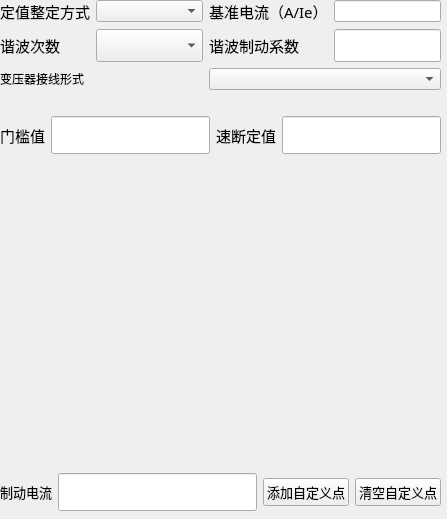
<?xml version="1.0" encoding="UTF-8"?>
<ui version="4.0">
 <class>QCharEditRadioHarmWidget</class>
 <widget class="QWidget" name="QCharEditRadioHarmWidget">
  <property name="geometry">
   <rect>
    <x>0</x>
    <y>0</y>
    <width>447</width>
    <height>519</height>
   </rect>
  </property>
  <property name="windowTitle">
   <string>QCharEditRadioHarmWidget</string>
  </property>
  <widget class="QWidget" name="layoutWidget">
   <property name="geometry">
    <rect>
     <x>0</x>
     <y>0</y>
     <width>441</width>
     <height>511</height>
    </rect>
   </property>
   <layout class="QVBoxLayout" name="m_mainVerticalLayout">
    <item>
     <layout class="QGridLayout" name="gridLayout_4">
      <item row="0" column="1">
       <widget class="QDataTypeComboBox" name="m_cbSettingMinAxis"/>
      </item>
      <item row="2" column="3">
       <widget class="QSttLineEdit" name="m_editHarmCoef">
        <property name="font">
         <font>
          <pointsize>16</pointsize>
         </font>
        </property>
       </widget>
      </item>
      <item row="0" column="2">
       <widget class="QLabel" name="m_lbInSet">
        <property name="font">
         <font>
          <family>Agency FB</family>
          <pointsize>11</pointsize>
          <weight>50</weight>
          <italic>false</italic>
          <bold>false</bold>
         </font>
        </property>
        <property name="styleSheet">
         <string notr="true"/>
        </property>
        <property name="text">
         <string>基准电流（A/Ie）</string>
        </property>
       </widget>
      </item>
      <item row="0" column="3">
       <widget class="QSttLineEdit" name="m_editInSet"/>
      </item>
      <item row="2" column="0">
       <widget class="QLabel" name="m_lbHarmIndex">
        <property name="font">
         <font>
          <family>Agency FB</family>
          <pointsize>11</pointsize>
          <weight>50</weight>
          <italic>false</italic>
          <bold>false</bold>
         </font>
        </property>
        <property name="styleSheet">
         <string notr="true"/>
        </property>
        <property name="text">
         <string>谐波次数</string>
        </property>
        <property name="alignment">
         <set>Qt::AlignLeading|Qt::AlignLeft|Qt::AlignVCenter</set>
        </property>
       </widget>
      </item>
      <item row="2" column="1">
       <widget class="QDataTypeComboBox" name="m_cbHarmIndex">
        <property name="font">
         <font>
          <pointsize>16</pointsize>
         </font>
        </property>
       </widget>
      </item>
      <item row="2" column="2">
       <widget class="QLabel" name="m_lbHarmCoef">
        <property name="font">
         <font>
          <family>Agency FB</family>
          <pointsize>11</pointsize>
          <weight>50</weight>
          <italic>false</italic>
          <bold>false</bold>
         </font>
        </property>
        <property name="styleSheet">
         <string notr="true"/>
        </property>
        <property name="text">
         <string>谐波制动系数</string>
        </property>
        <property name="alignment">
         <set>Qt::AlignLeading|Qt::AlignLeft|Qt::AlignVCenter</set>
        </property>
       </widget>
      </item>
      <item row="0" column="0">
       <widget class="QLabel" name="m_lbSettingMinAxis">
        <property name="font">
         <font>
          <family>Agency FB</family>
          <pointsize>11</pointsize>
          <weight>50</weight>
          <italic>false</italic>
          <bold>false</bold>
         </font>
        </property>
        <property name="styleSheet">
         <string notr="true"/>
        </property>
        <property name="text">
         <string>定值整定方式</string>
        </property>
       </widget>
      </item>
      <item row="3" column="2" colspan="2">
       <widget class="QDataTypeComboBox" name="m_cmb_TranSort">
        <property name="styleSheet">
         <string notr="true"/>
        </property>
       </widget>
      </item>
      <item row="3" column="0" colspan="2">
       <widget class="QLabel" name="m_lbTranSort">
        <property name="styleSheet">
         <string notr="true"/>
        </property>
        <property name="text">
         <string>变压器接线形式</string>
        </property>
       </widget>
      </item>
      <item row="4" column="0" colspan="4">
       <widget class="QLabel" name="m_label_Func">
        <property name="frameShape">
         <enum>QFrame::NoFrame</enum>
        </property>
        <property name="frameShadow">
         <enum>QFrame::Plain</enum>
        </property>
        <property name="text">
         <string/>
        </property>
       </widget>
      </item>
     </layout>
    </item>
    <item>
     <layout class="QHBoxLayout" name="horizontalLayout_2">
      <item>
       <widget class="QLabel" name="m_lblTitleStart">
        <property name="font">
         <font>
          <family>Agency FB</family>
          <pointsize>11</pointsize>
          <weight>50</weight>
          <italic>false</italic>
          <bold>false</bold>
         </font>
        </property>
        <property name="styleSheet">
         <string notr="true"/>
        </property>
        <property name="text">
         <string>门槛值</string>
        </property>
       </widget>
      </item>
      <item>
       <widget class="QSttLineEdit" name="m_edtSet_Istart">
        <property name="font">
         <font>
          <family>Agency FB</family>
          <pointsize>16</pointsize>
         </font>
        </property>
       </widget>
      </item>
      <item>
       <widget class="QLabel" name="m_lblTitleLineSd">
        <property name="font">
         <font>
          <family>Agency FB</family>
          <pointsize>11</pointsize>
          <weight>50</weight>
          <italic>false</italic>
          <bold>false</bold>
         </font>
        </property>
        <property name="styleSheet">
         <string notr="true"/>
        </property>
        <property name="text">
         <string>速断定值</string>
        </property>
       </widget>
      </item>
      <item>
       <widget class="QSttLineEdit" name="m_edtSet_Isd">
        <property name="font">
         <font>
          <family>Agency FB</family>
          <pointsize>16</pointsize>
         </font>
        </property>
       </widget>
      </item>
     </layout>
    </item>
    <item>
     <spacer name="verticalSpacer">
      <property name="orientation">
       <enum>Qt::Vertical</enum>
      </property>
      <property name="sizeHint" stdset="0">
       <size>
        <width>20</width>
        <height>40</height>
       </size>
      </property>
     </spacer>
    </item>
    <item>
     <layout class="QVBoxLayout" name="verticalLayout"/>
    </item>
    <item>
     <spacer name="verticalSpacer_2">
      <property name="orientation">
       <enum>Qt::Vertical</enum>
      </property>
      <property name="sizeHint" stdset="0">
       <size>
        <width>20</width>
        <height>40</height>
       </size>
      </property>
     </spacer>
    </item>
    <item>
     <layout class="QHBoxLayout" name="horizontalLayout">
      <item>
       <widget class="QLabel" name="m_lbIdValue">
        <property name="font">
         <font>
          <family>HP Simplified Hans Light</family>
          <pointsize>10</pointsize>
          <weight>50</weight>
          <italic>false</italic>
          <bold>false</bold>
         </font>
        </property>
        <property name="styleSheet">
         <string notr="true"/>
        </property>
        <property name="text">
         <string>制动电流</string>
        </property>
       </widget>
      </item>
      <item>
       <widget class="QSttLineEdit" name="m_editSet_IdValue">
        <property name="enabled">
         <bool>true</bool>
        </property>
        <property name="font">
         <font>
          <family>Agency FB</family>
          <pointsize>16</pointsize>
         </font>
        </property>
        <property name="mouseTracking">
         <bool>true</bool>
        </property>
        <property name="acceptDrops">
         <bool>true</bool>
        </property>
       </widget>
      </item>
      <item>
       <widget class="QPushButton" name="m_btnUserAdd">
        <property name="font">
         <font>
          <family>HP Simplified Hans Light</family>
          <pointsize>10</pointsize>
          <weight>50</weight>
          <italic>false</italic>
          <bold>false</bold>
         </font>
        </property>
        <property name="mouseTracking">
         <bool>true</bool>
        </property>
        <property name="acceptDrops">
         <bool>true</bool>
        </property>
        <property name="styleSheet">
         <string notr="true"/>
        </property>
        <property name="text">
         <string>添加自定义点</string>
        </property>
       </widget>
      </item>
      <item>
       <widget class="QPushButton" name="m_btnUserClear">
        <property name="font">
         <font>
          <family>HP Simplified Hans Light</family>
          <pointsize>10</pointsize>
          <weight>50</weight>
          <italic>false</italic>
          <bold>false</bold>
         </font>
        </property>
        <property name="styleSheet">
         <string notr="true"/>
        </property>
        <property name="text">
         <string>清空自定义点</string>
        </property>
       </widget>
      </item>
     </layout>
    </item>
   </layout>
  </widget>
 </widget>
 <customwidgets>
  <customwidget>
   <class>QSttLineEdit</class>
   <extends>QLineEdit</extends>
   <header>../../Controls/SttLineEdit.h</header>
  </customwidget>
  <customwidget>
   <class>QDataTypeComboBox</class>
   <extends>QComboBox</extends>
   <header>../../Module/CommonCtrl_QT/QDataTypeComboBox.h</header>
  </customwidget>
 </customwidgets>
 <resources/>
 <connections/>
</ui>
